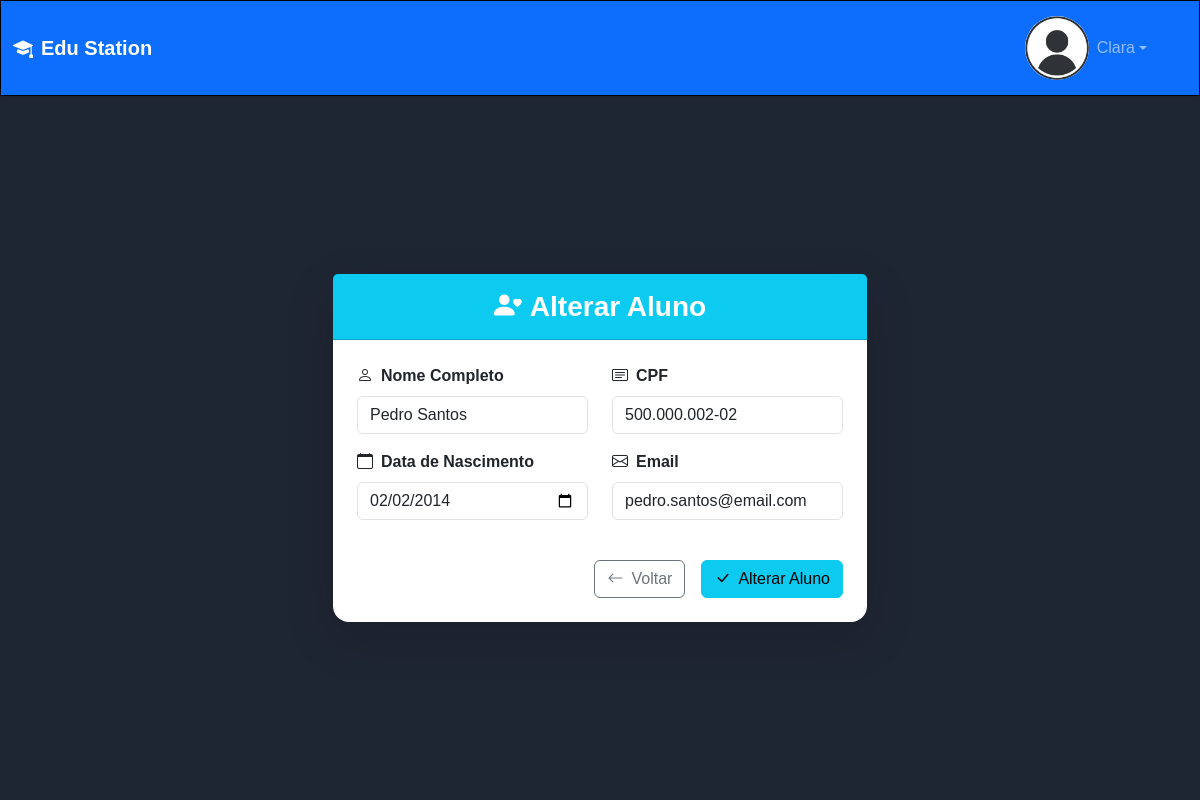
Screenshot of /aluno/alter_aluno/21 (signed in) with the database file from the repository.
### aluno/models.py (models this page shows, shortened)
class Aluno(models.Model):
    user = models.OneToOneField(User, on_delete=models.CASCADE, primary_key=True)
    cpf = models.CharField(max_length=14, unique=True)
    data_nasc = models.DateField(default=datetime.date.today)
    turma = models.ForeignKey(
        Turma,
        on_delete=models.SET_NULL,
        null=True,
        blank=True,
        related_name='alunos'
    )
    class Meta:
        verbose_name = 'Aluno(a)'

### aluno/views.py (the view, shortened to what this page needs)
# urls.py: path('alter_aluno/<int:id>', altAluno, name='altAluno'),
@login_required(login_url='loginInicio:login_usuario')
def altAluno(request, id):
    aluno = get_object_or_404(Aluno, pk=id)
    if request.method == "GET":
        return render(request, 'cadAluno.html', {
            'submit': 'Alterar Aluno',
            'titulo': 'Alterar Aluno',
            'aluno': aluno
        })

### aluno/templates/cadAluno.html (shortened to what this page needs)
{% extends "base.html" %}
{% load static %}
{% block main %}
<div class="container h-100 d-flex align-items-center justify-content-center">
    <div class="row justify-content-center w-100">
        <div class="col-md-8 col-lg-6">
            <div class="card shadow-lg border-0 rounded-4">
                <div class="card-header bg-info text-white text-center py-3">
                    <h3 class="mb-0 fw-bold">
                        <i class="bi bi-person-heart me-2"></i>{{ titulo|default:"Cadastro Aluno(a)" }}
                    </h3>
                </div>
                <div class="card-body p-4">
                    <form method="post" id="cadastro-form">
                        <div class="row">
                            <div class="col-md-6 mb-3">
                                <label for="nome" class="form-label fw-semibold">
                                    <i class="bi bi-person me-2"></i>Nome Completo
                                </label>
                                <input type="text" class="form-control" name="nome" id="nomeCad"
                                       placeholder="Digite seu nome completo"
                                       value="{% if aluno %}{{ aluno.user.first_name }} {{ aluno.user.last_name }}{% endif %}" required>
                            </div>
                            <div class="col-md-6 mb-3">
                                <label for="cpf" class="form-label fw-semibold">
                                    <i class="bi bi-card-text me-2"></i>CPF
                                </label>
                                <input type="text" class="form-control" name="cpf" id="cpfCad"
                                       placeholder="000.000.000-00"
                                       value="{% if aluno %}{{ aluno.cpf }}{% endif %}"
                                       {% if aluno %}readonly{% endif %} required
                                       data-format="cpf">
                            </div>
                        </div>
                        <div class="row">
                            <div class="col-md-6 mb-3">
                                <label for="Data de Nascimento" class="form-label fw-semibold">
                                    <i class="bi bi-calendar me-2"></i>Data de Nascimento
                                </label>
                                <input type="date" class="form-control" name="Data de Nascimento" id="dateCad"
                                       value="{% if aluno %}{{ aluno.data_nasc|date:'Y-m-d' }}{% endif %}" required>
                            </div>
                            <div class="col-md-6 mb-3">
                                <label for="Email" class="form-label fw-semibold">
                                    <i class="bi bi-envelope me-2"></i>Email
                                </label>
                                <input type="email" class="form-control" name="Email" id="emailCad"
                                       placeholder="seu@email.com"
                                       value="{% if aluno %}{{ aluno.user.email }}{% endif %}" required>
                            </div>
                        </div>
                        <div class="d-grid gap-2 d-md-flex justify-content-md-end mt-4">
                            <a href={% url "aluno:aluno" %} class="btn btn-outline-secondary me-md-2">
                                <i class="bi bi-arrow-left me-2"></i>Voltar
                            </a>
                            <button type="submit" class="btn btn-info" id="submit">
                                <i class="bi bi-check-lg me-2"></i>{{ submit|default:'Cadastrar' }}
                            </button>
                        </div>
                    </form>
                </div>
            </div>
        </div>
    </div>
</div>
{% endblock main %}

### loginInicio/templates/base.html (shortened to what this page needs)
{% load static %}
<!DOCTYPE html>
<html lang="pt-br">
<head>
    <link href="https://cdn.jsdelivr.net/npm/bootstrap@5.3.2/dist/css/bootstrap.min.css" rel="stylesheet">
    <link rel="stylesheet" href="https://cdn.jsdelivr.net/npm/bootstrap-icons@1.11.1/font/bootstrap-icons.css">
    <link rel="stylesheet" href={% static "css/base.css" %}>
</head>
<body class="bg-light d-flex flex-column" style="height: 100vh;">
    <nav class="navbar navbar-expand-lg navbar-dark bg-primary shadow-sm">
        <div class="container-fluid">
            <a class="navbar-brand fw-bold" href={% url "loginInicio:inicio" %}>
                <i class="bi bi-mortarboard-fill me-2"></i>Edu Station
            {% if user.is_authenticated %}
            <div class="navbar-nav ms-auto">
                <div class="nav-item dropdown">
                    <a class="nav-link dropdown-toggle d-flex align-items-center" href="#" role="button" data-bs-toggle="dropdown">
                        <img src={% static "img/icone_perfil.jpg" %} alt="perfil" class="rounded-circle me-2" width="32" height="64">
                        <span class="d-none d-md-inline">{{ user.first_name|default:user.username }}</span>
                    </a>
                </div>
            </div>
            {% endif %}
        </div>
    </nav>
    <main class="container-fluid flex-grow-1 d-flex flex-column" style="overflow-y: auto;">
        {% block main %}
        {% endblock main %}
    </main>
</body>
</html>

### static/css/base.css (style rules this page uses)
:root { --cor-infos: #51A3A3; --cor-main: #1F2633; --cor-links: black; --borda: 1px black solid; }
* { font-family: Arial, Helvetica, sans-serif; margin: 0; padding: 0; box-sizing: border-box; list-style: none; text-decoration: none; }
a { color: var(--cor-links); }

### rows the page displays
Aluno: nome "Pedro Santos", cpf "500.000.002-02", data_nasc "02/02/2014", Email "pedro.santos@email.com"

### other values shown
{{ user.first_name|default:user.username }} "Clara"
{{ titulo|default:"Cadastro Aluno(a)" }} "Alterar Aluno"
{{ submit|default:'Cadastrar' }} "Alterar Aluno"
